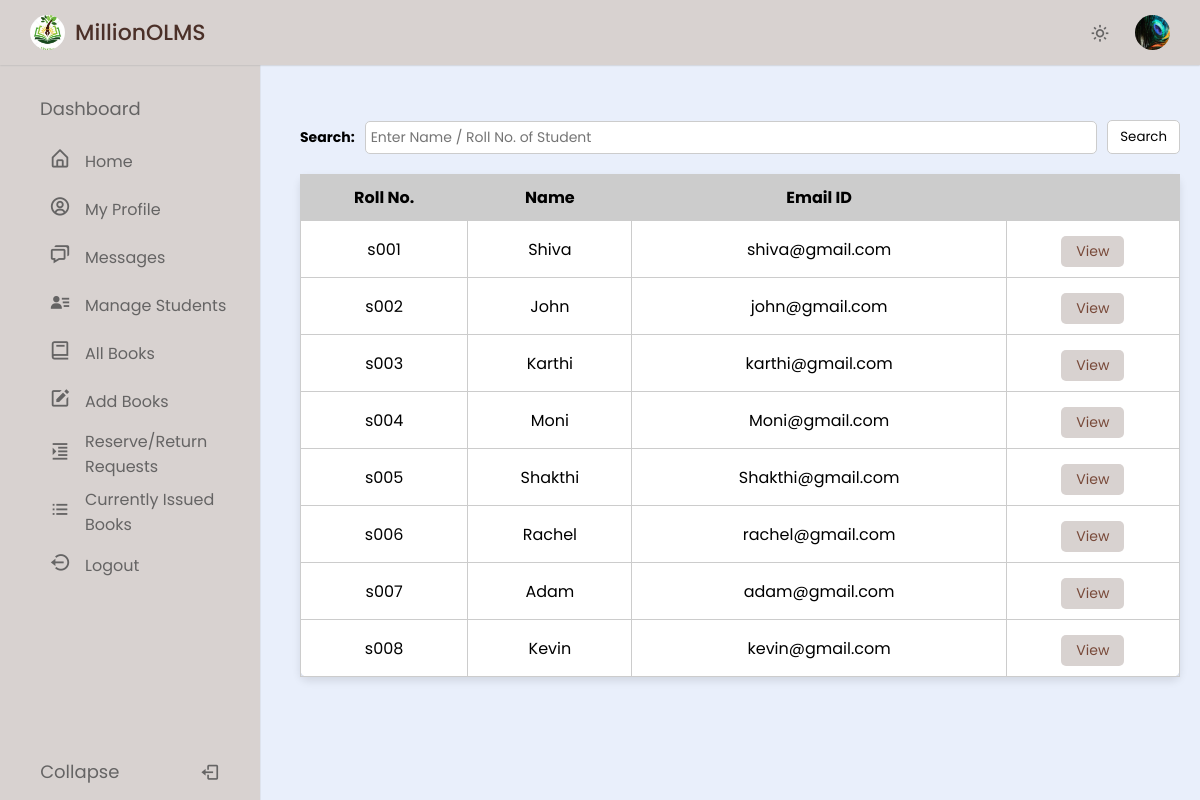
The app's page /admin/admin_manageStud.php (signed in) with its own data.
### tables this page shows
CREATE TABLE `user` (
  `RollNo` varchar(50) NOT NULL,
  `Name` varchar(250) DEFAULT NULL,
  `Type` varchar(20) DEFAULT NULL,
  `EmailId` varchar(250) DEFAULT NULL,
  `MobNo` bigint DEFAULT NULL,
  `Password` varchar(250) DEFAULT NULL,
  `ProfilePicture` varchar(255) DEFAULT NULL
);

### admin/admin_manageStud.php (the view, shortened to what this page needs)
<?php
require('dbconn.php');
$rollno = $_SESSION['RollNo'];
$userQuery = "SELECT * FROM olms.user WHERE RollNo=?";
$userStmt = $conn->prepare($userQuery);
$userStmt->bind_param("s", $rollno);
$userStmt->execute();
$userResult = $userStmt->get_result();
if ($userResult && $userResult->num_rows > 0) {
  $userRow = $userResult->fetch_assoc();
  $ProfilePicture = !empty($userRow['ProfilePicture']) ? $userRow['ProfilePicture'] : 'images/profile.jpg';
} else {
  $ProfilePicture = 'images/profile.jpg';
}
?>
<!DOCTYPE html>
<html lang="en">
<head>
  <link href="https://unpkg.com/boxicons@latest/css/boxicons.min.css" rel="stylesheet" />
  <link rel="stylesheet" href="style.css" />
</head>
<body>
  <nav class="navbar">
    <div class="logo_item">
      <img src="images/logo.jpg" alt="">MillionOLMS
    </div>
    <div class="navbar_content">
      <i class='bx bx-sun' id="darkLight"></i>
      <img src="<?php echo ($ProfilePicture); ?>" alt="Profile Picture" class="profile"  id="profilePic" />
  </nav>
  <nav class="sidebar">
    <div class="menu_content">
      <ul class="menu_items">
        <div class="menu_title menu_dahsboard"></div>
        <li class="item">
          <a href="home.php" class="nav_link submenu_item">
            <span class="navlink_icon">
              <i class="bx bx-home-alt"></i>
            </span>
            <span class="navlink">Home</span>
          </a>
        </li>
        <li class="item">
          <a href="profile.php" class="nav_link submenu_item">
            <span class="navlink_icon">
              <i class='bx bx-user-circle'></i>
            </span>
            <span class="navlink">My Profile</span>
          </a>
        </li>
        <li class="item">
          <a href="message.php" class="nav_link submenu_item">
            <span class="navlink_icon">
              <i class='bx bx-chat'></i>
            </span>
            <span class="navlink">Messages</span>
          </a>
        </li>
        <li class="item">
          <a href="admin_manageStud.php" class="nav_link submenu_item">
            <span class="navlink_icon">
              <i class='bx bxs-user-detail'></i>
            </span>
            <span class="navlink">Manage Students</span>
          </a>
        </li>
        <li class="item">
          <a href="admin_allBooks.php" class="nav_link submenu_item">
            <span class="navlink_icon">
              <i class='bx bx-book'></i>
            </span>
            <span class="navlink">All Books</span>
          </a>
        </li>
        <li class="item">
          <a href="addBook.php" class="nav_link submenu_item">
            <span class="navlink_icon">
              <i class='bx bxs-edit'></i>
            </span>
            <span class="navlink">Add Books</span>
          </a>
        </li>
        <li class="item">
          <a href="requests.php" class="nav_link submenu_item">
            <span class="navlink_icon">
              <i class='bx bx-right-indent'></i>
            </span>
            <span class="navlink">Reserve/Return<br>Requests</span>
          </a>
        </li>
        <li class="item">
          <a href="currently_issued.php" class="nav_link submenu_item">
            <span class="navlink_icon">
              <i class='bx bx-list-ul'></i>
            </span>
            <span class="navlink">Currently Issued<br>Books</span>
          </a>
        </li>
        <li class="item">
          <a href="logout.php" class="nav_link submenu_item">
            <span class="navlink_icon">
              <i class='bx bx-log-out-circle'></i>
            </span>
            <span class="navlink">Logout</span>
          </a>
        </li>
      </ul>
      <div class="bottom_content">
        <div class="bottom expand_sidebar">
          <span> Expand</span>
        </div>
        <div class="bottom collapse_sidebar">
          <span> Collapse</span>
          <i class='bx bx-log-out'></i>
        </div>
      </div>
    </div>
  </nav>
  <main class="main-content">
    <form method="POST" action="">
      <div class="search-bar">
        <label for="search">Search:</label>
        <input type="text" id="search" name="title" placeholder="Enter Name / Roll No. of Student">
        <button type="submit" name="submit">Search</button>
      </div>
    </form>
    <?php
    if (isset($_POST['submit'])) {
      $s = $_POST['title'];
      $sql = "SELECT * FROM olms.user WHERE RollNo ='$s' OR Name LIKE '%$s%'";
    } else {
      $sql = "SELECT * FROM olms.user WHERE Type='Student'";
    }
    $result = $conn->query($sql);
    $rowcount = mysqli_num_rows($result);
    if (!$rowcount) {
      echo "<br><center><h2><b><i>No Results</i></b></h2></center>";
    } else {
      ?>
      <table>
        <thead>
          <tr>
            <th>Roll No.</th>
            <th>Name</th>
            <th>Email ID</th>
            <th> </th>
          </tr>
        </thead>
        <tbody>
          <?php
          while ($row = $result->fetch_assoc()) {
            $rollNo = $row['RollNo'];
            $name = $row['Name'];
            $emailId = $row['EmailId'];
            ?>
            <tr>
              <td><?php echo $rollNo ?></td>
              <td><?php echo $name ?></td>
              <td><?php echo $emailId ?></td>
              <td>
                <center>
                  <a href="stu_details.php?RollNo=<?php echo $rollNo; ?>" class="table_btn">View</a>
                </center>
              </td>
            </tr>
          <?php }
    } ?>
      </tbody>
    </table>
  </main>
</body>
</html>

### admin/style.css (style rules this page uses)
* { margin: 0; padding: 0; box-sizing: border-box; font-family: "Poppins", sans-serif; }
:root { --light-brown-color: #D8D2D0; --dark-brown-color: #4b3028; --grey-color: #656464; --light-grey-color: #aaa; }
body { background-color: #E9EFFB; transition: all 0.5s ease; }
.navbar { position: fixed; top: 0; width: 100%; left: 0; background-color: var(--light-brown-color); display: flex; align-items: center; justify-content: space-between; padding: 15px 30px; z-index: 1000; box-shadow: 0 0 2px var(--light-grey-color); }
.logo_item { display: flex; align-items: center; column-gap: 10px; font-size: 22px; font-weight: 500; color: var(--dark-brown-color); }
.navbar img { width: 35px; height: 35px; object-fit: cover; border-radius: 50%; }
.navbar_content { display: flex; align-items: center; column-gap: 25px; }
.navbar_content i { cursor: pointer; font-size: 20px; color: var(--grey-color); }
.sidebar { background-color: var(--light-brown-color); width: 260px; position: fixed; top: 0; left: 0; height: 100%; padding: 80px 20px; z-index: 100; overflow-y: scroll; box-shadow: 0 0 1px var(--light-grey-color); transition: all 0.5s ease; }
.menu_content { position: relative; }
.menu_title { margin: 15px 0; padding: 0 20px; font-size: 18px; }
.menu_title::before { color: var(--grey-color); white-space: nowrap; }
.menu_dahsboard::before { content: "Dashboard"; }
.menu_items { padding: 0; list-style: none; }
.navlink_icon { position: relative; font-size: 22px; min-width: 50px; line-height: 40px; display: inline-block; text-align: center; border-radius: 6px; }
.navlink_icon::before { content: ""; position: absolute; height: 100%; width: calc(100% + 100px); left: -20px; }
.sidebar .nav_link { display: flex; align-items: center; width: 100%; padding: 4px 15px; border-radius: 8px; text-decoration: none; color: var(--grey-color); white-space: nowrap; }
.submenu_item { cursor: pointer; }
.bottom_content { position: fixed; bottom: 60px; left: 0; width: 260px; cursor: pointer; transition: all 0.5s ease; }
.bottom { position: absolute; display: flex; align-items: center; left: 0; justify-content: space-around; padding: 18px 0; text-align: center; width: 100%; color: var(--grey-color); border-top: 1px solid var(--grey-color-light); background-color: var(--light-brown-color); }
.bottom i { font-size: 20px; }
.bottom span { font-size: 18px; }
form { display: flex; flex-direction: column; gap: 15px; }
label { font-size: 14px; font-weight: bold; }
input { padding: 8px; font-size: 14px; border: 1px solid #ccc; border-radius: 4px; }
.main-content { grid-area: main; padding: 20px; margin: 80px 0 0 280px; }
.search-bar { display: flex; align-items: center; margin-top: 20px; }
.search-bar label { margin-right: 10px; font-weight: bold; }
.search-bar input { padding: 5px; margin-right: 10px; flex-grow: 1; border: 1px solid #ccc; border-radius: 5px; }
.search-bar button { padding: 6px 12px; border: 1px solid #ccc; border-radius: 5px; background-color: #fff; cursor: pointer; }
table { width: 100%; border-collapse: collapse; background-color: #fff; border-radius: 8px; box-shadow: 0 4px 8px rgba(0, 0, 0, 0.1); overflow-x: auto; margin-top: 20px; }
table th, table td { border: 1px solid #ccc; padding: 10px; text-align: center; }
table th { height: 30px; background-color: #ccc; }
.table_btn { display: inline-block; padding: 5px 15px; font-size: 14px; color: #784939; background-color: #d8d2d0; border: none; border-radius: 5px; text-decoration: none; transition: background-color 0.3s; margin-top: 5px; }
.profile { cursor: pointer; }

### records on screen
user: ProfilePicture (picture)
user: RollNo "s001", Name "Shiva", EmailId "shiva@gmail.com"
user: RollNo "s002", Name "John", EmailId "john@gmail.com"
user: RollNo "s003", Name "Karthi", EmailId "karthi@gmail.com"
user: RollNo "s004", Name "Moni", EmailId "Moni@gmail.com"
user: RollNo "s005", Name "Shakthi", EmailId "Shakthi@gmail.com"
user: RollNo "s006", Name "Rachel", EmailId "rachel@gmail.com"
user: RollNo "s007", Name "Adam", EmailId "adam@gmail.com"
user: RollNo "s008", Name "Kevin", EmailId "kevin@gmail.com"
